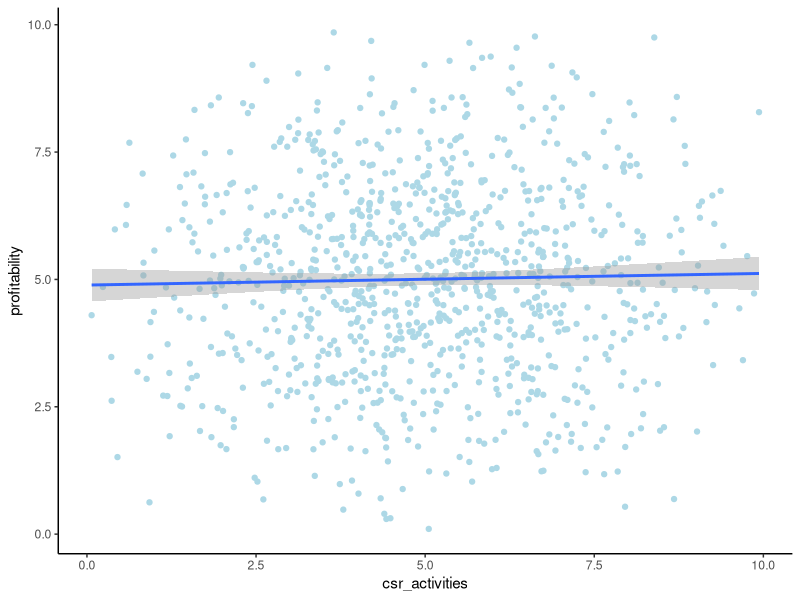
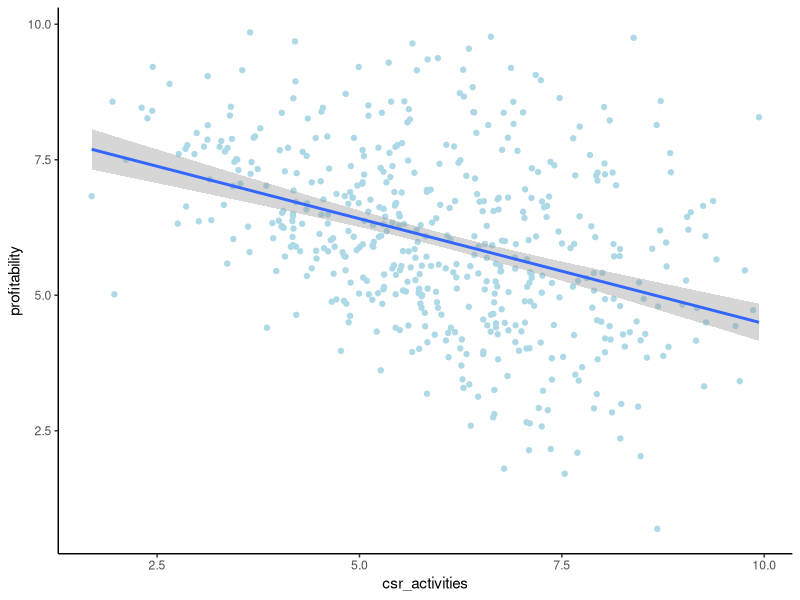
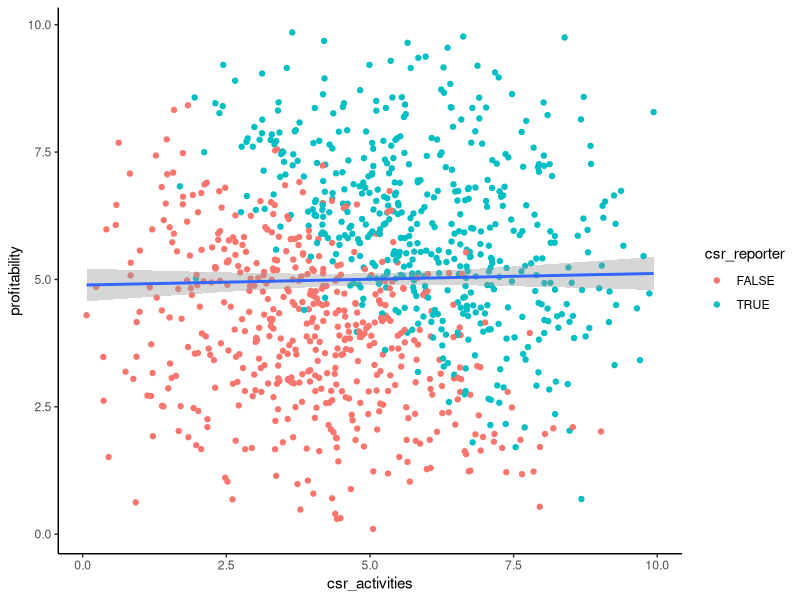

Source code (R) for these figures, in order:
# VHB QEAR 20 - Joachim Gassen
# See LICENSE File for details

# This is a small simulation to show the effect of self-selections introducing
# an implicit collider variable on which you (have to) condition your 
# analysis

library(tidyverse)
library(truncnorm)

smp_size <- 1000

smp <- tibble(
  csr_activities = rtruncnorm(smp_size, 0, 10, 5, 2),
  profitability = rtruncnorm(smp_size, 0, 10, 5, 2),
  csr_reporter = csr_activities + profitability + rnorm(smp_size) > 10
)

ggplot(smp, aes(x = csr_activities, y = profitability)) + 
  geom_point(color = "lightblue") +
  geom_smooth(method = "lm") +
  theme_classic()

ggplot(smp %>% filter(csr_reporter), aes(x = csr_activities, y = profitability)) + 
  geom_point(color = "lightblue") +
  geom_smooth(method = "lm") +
  theme_classic()

ggplot(smp, aes(x = csr_activities, y = profitability)) + 
  geom_point(aes(color = csr_reporter)) +
  geom_smooth(method = "lm") +
  theme_classic()

summary(lm(profitability ~ csr_activities, smp))

summary(lm(profitability ~ csr_activities, smp %>% filter(csr_reporter)))

summary(lm(profitability ~ csr_activities + csr_reporter, smp))

summary(lm(profitability ~ csr_activities*csr_reporter, smp))
